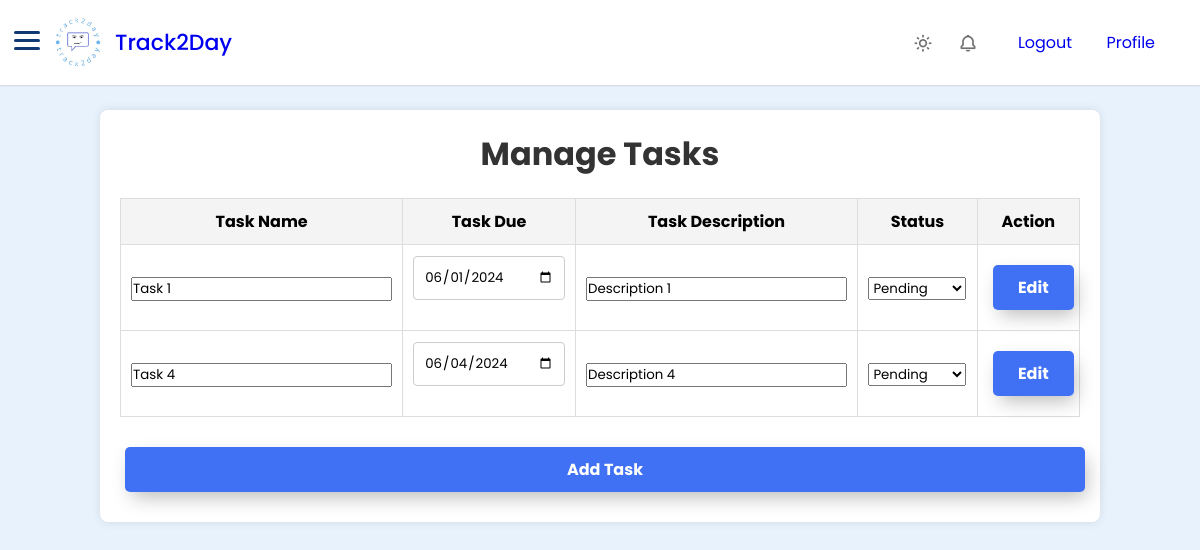
Before: /tasks.php (signed in) with the older database file.
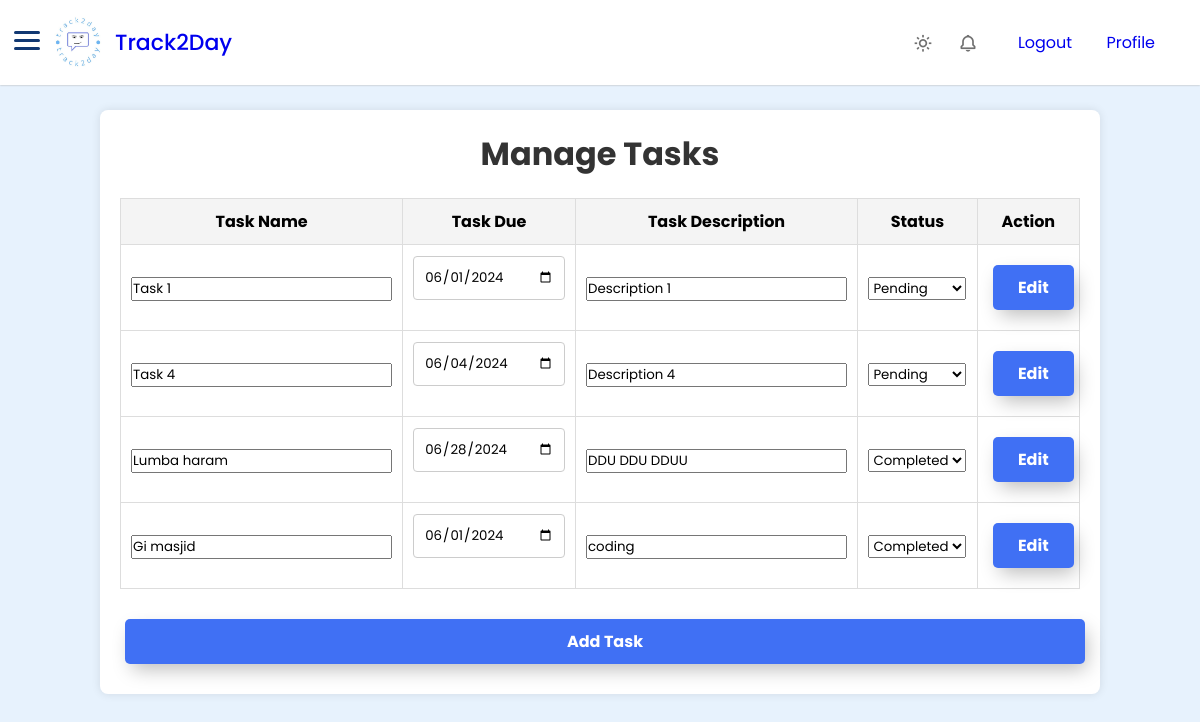
After: the same page with the newer database file.
### tables this page shows
CREATE TABLE `task` (
  `task_id` int(11) NOT NULL,
  `task_name` varchar(45) NOT NULL,
  `task_desc` varchar(45) NOT NULL,
  `task_duration` date DEFAULT NULL,
  `task_status` varchar(45) NOT NULL,
  `user_email` varchar(45) NOT NULL,
  PRIMARY KEY (`task_id`),
  KEY `fk_user_email_task` (`user_email`),
  CONSTRAINT `fk_user_email_task` FOREIGN KEY (`user_email`) REFERENCES `user` (`user_email`)
);

### tasks.php (the view, shortened to what this page needs)
<?php
include('dbconn.php');
?>
<!DOCTYPE html>
<html lang="en">
<head>
    <link href="https://unpkg.com/boxicons@2.1.4/css/boxicons.min.css" rel="stylesheet" />
    <link rel="stylesheet" href="style.css" />
</head>
<body>
    <nav class="navbar">
        <div class="logo_item">
            <img src="track2daylogo.jpg" alt="Track2Day Logo">
            <a href="menu2.php">Track2Day</a>
            <div id="menuToggle">
            <span></span>
            <span></span>
            <span></span>
          </div>
        </div>
        <div class="navbar_content">
            <i class='bx bx-sun' id="darkLight"></i>
            <i class='bx bx-bell'></i>
            <ul>
                <li><a href="logout.php">Logout</a></li>
                <li><a href="userprofile.php">Profile</a></li>
            </ul>
        </div>
    </nav>
    <main>
        <div class="tasks-container">
            <h1>Manage Tasks</h1>
            <form action="savetasks.php" method="POST">
                <table class="task-table">
                    <thead>
                        <tr>
                            <th>Task Name</th>
                            <th>Task Due</th>
                            <th>Task Description</th>
                            <th>Status</th>
                            <th>Action</th>
                        </tr>
                    </thead>
                    <tbody>
                        <?php
                        $user_email = $_SESSION['email'];
                        $sql_tasks = "SELECT * FROM task WHERE user_email = '$user_email'";
                        $result_tasks = mysqli_query($dbconn, $sql_tasks);
                        if ($result_tasks && mysqli_num_rows($result_tasks) > 0) {
                            while ($row_task = mysqli_fetch_assoc($result_tasks)) {
                                echo "<tr>";
                                echo "<td><input type='text' name='task_name[]' value='" . htmlspecialchars($row_task['task_name']) . "'></td>";
                                echo "<td><input type='date' name='task_duration[]' value='" . htmlspecialchars($row_task['task_duration']) . "'></td>";
                                echo "<td><input type='text' name='task_desc[]' value='" . htmlspecialchars($row_task['task_desc']) . "'></td>";
                                echo "<td><select name='task_status[]'><option value='pending'" . ($row_task['task_status'] == 'pending' ? ' selected' : '') . ">Pending</option><option value='completed'" . ($row_task['task_status'] == 'completed' ? ' selected' : '') . ">Completed</option></select></td>";
                                echo '<td><button type="button" onclick="location.href=\'editTask.php?id=' . $row_task['task_id'] . '\'">Edit</button></td>';
                                echo "</tr>";
                            }
                        }
                        ?>
                    </tbody>
                </table>
                <button type="button" onclick="location.href='addTask.php'">Add Task</button>
            </form>
        </div>
    </main>
</body>
</html>

Changed rows visible on the page:
added task: task_name "Lumba haram", task_duration "06/28/2024", task_desc "DDU DDU DDUU", task_status "Completed"
added task: task_name "Gi masjid", task_duration "06/01/2024", task_desc "coding", task_status "Completed"
